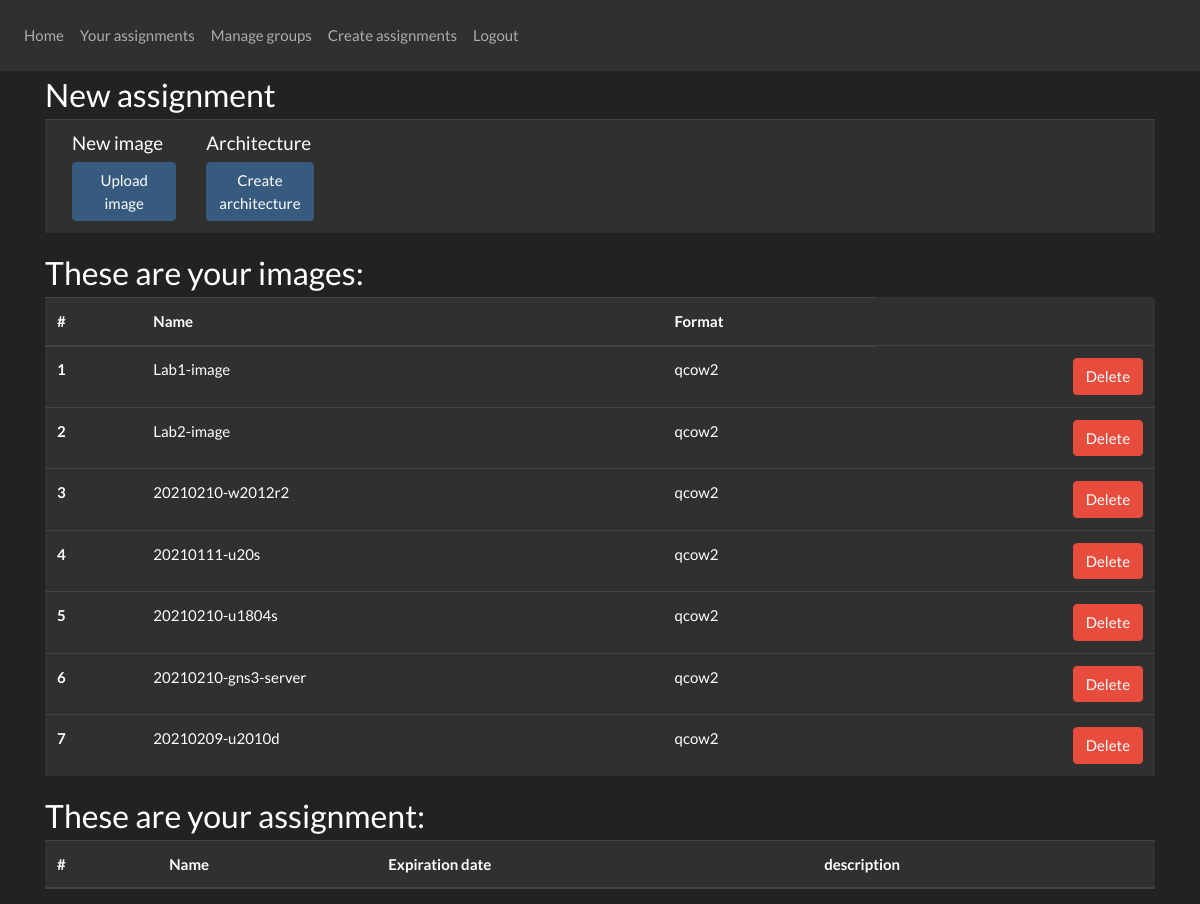
The page /create-assignments (signed in) on the database its author committed.
### website/models.py (models this page shows)
class Uploaded_vm_image(db.Model):
    id = db.Column(db.Integer, primary_key=True)
    name = db.Column(db.String(50))
    format = db.Column(db.String(15))
    creator_id = db.Column(db.Integer, db.ForeignKey('user.id'))

### website/create_assignments.py (the view)
@create_assignments.route('/create-assignments', methods=['GET', 'POST'])
@login_required
def get_create_assignments_page():
    return render_template("create-assignments.html",
                           user_has_permission=user_has_permission,
                           images=get_your_image(),
                           groups=show_groups_for_current_professor(),
                           images_for_modal=get_your_image(),
                           created_assignments=get_assignment_cuurent_professor()
                           )

### website/permissions.py (called while the page is built)
def user_has_permission(permission):
    return permission in role_permissions[current_user.role]

### website/request_to_database.py (called while the page is built)
def show_groups_for_current_professor():
    results = filter(lambda group: group.id_owner == current_user.id, db.session.query(Group).all())
    return results

def get_your_image():
    result = filter(lambda upload_vm_image: upload_vm_image.creator_id == current_user.id,
                    db.session.query(Uploaded_vm_image).all())
    return result

def get_assignment_cuurent_professor():
    result = filter(lambda assignment: assignment.creator_id == current_user.id, db.session.query(Assignment).all())
    return result

### website/templates/create-assignments.html (shortened to what this page needs)
{% extends "base.html" %}{% block title %}RemotEye - {{ current_user.role }}{% endblock %}
{% block content %}
    {% include "upload-image-modal.html" %}
    {% include "create-architecture-modal.html" %}
    <h3 class="modal-title">New assignment</h3>
    <table class="table table-hover table-dark">
        <tr>
            <td>
                <div class="w-25">
                    <div class="container">
                        <div class="row">
                            <div class="col col-md">
                                <h5>New image</h5>
                                <button type="button"
                                        class="btn btn-primary"
                                        data-toggle="modal"
                                        data-target="#upload_image"
                                        formaction="1klasse.html">Upload image
                                </button>
                            </div>
                                <div class="col col-md">
                                <div class="next">
                                    <h5>Architecture</h5>
                                    <button type="button"
                                            class="btn btn-primary"
                                            data-toggle="modal"
                                            data-target="#create-architecture"
                                            formaction="1klasse.html">Create architecture
                                    </button>
                                </div>
                            </div>
                        </div>
                    </div>
                </div>
            </td>
        </tr>
    </table>
    <table class="table table-hover table-dark">
        <h3 class="modal-title">These are your images:</h3>
        <tr>
            <thead>
            <tr>
                <th scope="col"> #</th>
                <th scope="col"> Name</th>
                <th scope="col"> Format</th>
            </tr>
            </thead>
            {% for image in images %}
                <tr>
                    <th scope="row"> {{ loop.index }} </th>
                    <td> {{ image.name }} </td>
                    <td> {{ image.format }} </td>
                    <td>
                        <a href=""
                           class="btn btn-danger btn-xs float-right"
                           id="button_delete_image-{{ image.id }}"
                           onclick="deleteImage(this.id)">Delete</a>
                    </td>
                </tr>
            {% endfor %}
    </table>
        <table class="table table-hover table-dark">
        <h3 class="modal-title">These are your assignment:</h3>
        <tr>
            <thead>
            <tr>
                <th scope="col"> #</th>
                <th scope="col"> Name</th>
                <th scope="col"> Expiration date</th>
                <th scope="col"> description</th>
            </tr>
            </thead>
    </table>
{% endblock %}

### rows shown on the page
Uploaded_vm_image: name "Lab1-image", format "qcow2"
Uploaded_vm_image: name "Lab2-image", format "qcow2"
Uploaded_vm_image: name "20210210-w2012r2", format "qcow2"
Uploaded_vm_image: name "20210111-u20s", format "qcow2"
Uploaded_vm_image: name "20210210-u1804s", format "qcow2"
Uploaded_vm_image: name "20210210-gns3-server", format "qcow2"
Uploaded_vm_image: name "20210209-u2010d", format "qcow2"
